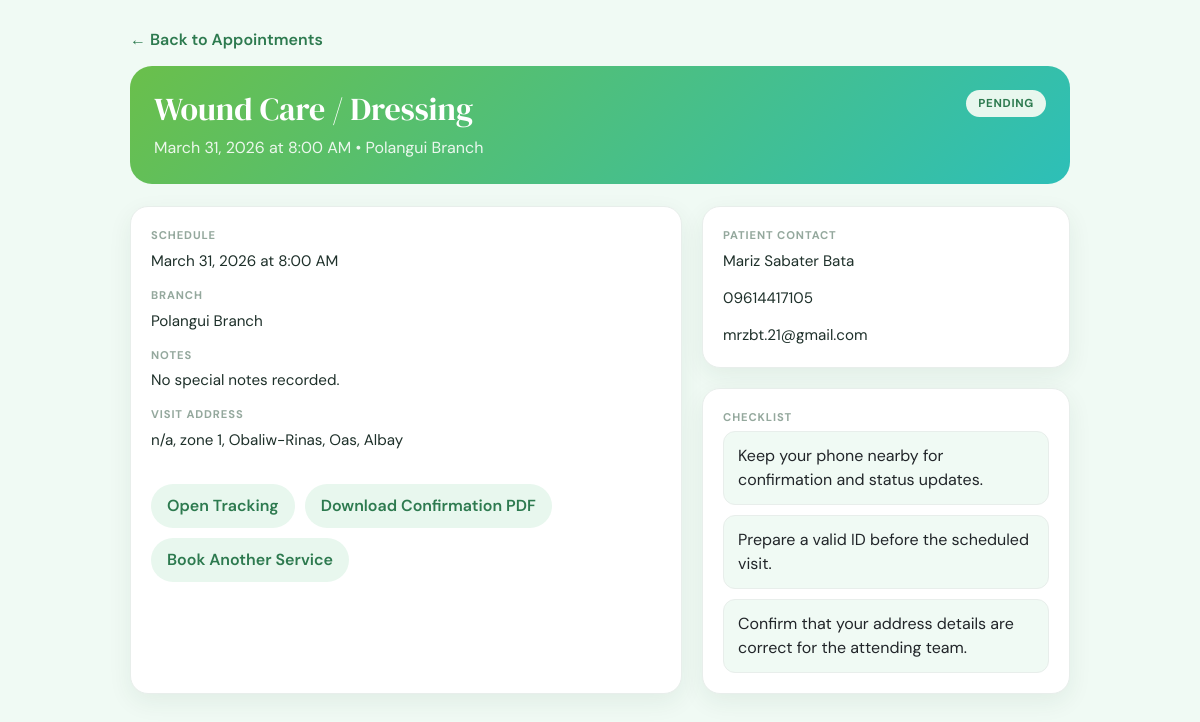
Screenshot of /patient_appointment.php?id=28 (signed in) with the database file from the repository.
### tables this page shows
CREATE TABLE `home_service_appointments` (
  `id` int(11) NOT NULL,
  `user_id` int(11) NOT NULL,
  `appointment_date` date NOT NULL,
  `preferred_time` varchar(20) NOT NULL,
  `service_type` varchar(100) NOT NULL,
  `branch` varchar(100) DEFAULT NULL,
  `notes` text DEFAULT NULL,
  `first_name` varchar(100) NOT NULL,
  `last_name` varchar(100) NOT NULL,
  `middle_name` varchar(100) DEFAULT NULL,
  `dob` date DEFAULT NULL,
  `age` int(10) UNSIGNED DEFAULT NULL,
  `gender` varchar(20) DEFAULT NULL,
  `contact_num` varchar(30) DEFAULT NULL,
  `alt_contact` varchar(30) DEFAULT NULL,
  `email` varchar(100) DEFAULT NULL,
  `address` text DEFAULT NULL,
  `status` varchar(30) DEFAULT 'Pending',
  `appointment_type` varchar(50) DEFAULT 'Home Service',
  `created_at` datetime DEFAULT current_timestamp(),
  `reminder_sent` tinyint(1) DEFAULT 0,
  `fasting_reminder_sent` tinyint(1) DEFAULT 0,
  `confirmation_sent` tinyint(1) DEFAULT 0,
  `lab_result` text DEFAULT NULL,
  `result_notes` varchar(500) DEFAULT NULL,
  `result_date` date DEFAULT NULL
);

### services/patient_portal_service.php (called while the page is built, shortened)
<?php
function hq_normalize_appointment_status(string $status): string
{
    return match (strtolower(trim($status))) {
        'approved' => 'Confirmed',
        'confirmed' => 'Confirmed',
        'completed' => 'Completed',
        'cancelled' => 'Cancelled',
        default => 'Pending',
    };
}
function hq_status_badge_class(string $status): string
{
    return match (hq_normalize_appointment_status($status)) {
        'Confirmed' => 'status-approved',
        'Completed' => 'status-completed',
        'Cancelled' => 'status-cancelled',
        default => 'status-pending',
    };
}
function hq_portal_prep_notes(): array
{
    return [
        'Blood Chemistry Test' => 'Stop eating and drinking except plain water by 10 PM tonight.',
        'Blood Chemistry' => 'Stop eating and drinking except plain water by 10 PM tonight.',
        'Lipid Profile' => '9-12 hours fasting required. Drink only plain water tonight.',
        'Fasting Blood Sugar' => '8 hours fasting required. Drink only plain water before your test.',
        'Ultrasound' => 'Drink 4-6 glasses of water 1 hour before and do not urinate before the test.',
        'Drug Test' => 'Do not urinate 1-2 hours before your appointment. Bring a valid ID.',
    ];
}
function hq_build_appointment_detail(?array $appointment, ?array $reschedule = null): ?array
{
    $service = $appointment['service_type'] ?? 'Appointment';
    $status = hq_normalize_appointment_status($appointment['status'] ?? 'Pending');
    $date = $appointment['appointment_date'] ?? '';
    $time = $appointment['preferred_time'] ?? '—';
    $prep = '';
    $checklist = [
        'Keep your phone nearby for confirmation and status updates.',
        'Prepare a valid ID before the scheduled visit.',
    ];
    if (!empty($appointment['address'])) {
        $checklist[] = 'Confirm that your address details are correct for the attending team.';
    }
    return [
        'id' => (int) ($appointment['id'] ?? 0),
        'reference' => 'HS-' . str_pad((string) ((int) ($appointment['id'] ?? 0)), 6, '0', STR_PAD_LEFT),
        'service' => $service,
        'status' => $status,
        'status_class' => hq_status_badge_class($status),
        'date_label' => $date ? date('F j, Y', strtotime($date)) : 'Date pending',
        'time_label' => $time,
        'appointment_date' => $date,
        'preferred_time' => $time,
        'branch' => $appointment['branch'] ?? 'HealthQuarters',
        'appointment_type' => $appointment['appointment_type'] ?? 'Home Service',
        'notes' => $appointment['notes'] ?? '',
        'address' => $appointment['address'] ?? '',
        'first_name' => $appointment['first_name'] ?? '',
        'last_name' => $appointment['last_name'] ?? '',
        'middle_name' => $appointment['middle_name'] ?? '',
        'dob' => $appointment['dob'] ?? '',
        'age' => $appointment['age'] ?? '',
        'gender' => $appointment['gender'] ?? '',
        'contact' => $appointment['contact_num'] ?? '',
        'alt_contact' => $appointment['alt_contact'] ?? '',
        'email' => $appointment['email'] ?? '',
        'created_at' => $appointment['created_at'] ?? null,
        'reschedule' => $reschedule,
        'prep_note' => $prep,
        'checklist' => $checklist,
    ];
}
function hq_fetch_patient_appointment_detail(PDO $conn, int $userId, int $appointmentId): ?array
{
    $stmt = $conn->prepare("
        SELECT *
        FROM home_service_appointments
        WHERE id = ? AND user_id = ?
        LIMIT 1
    ");
    $stmt->execute([$appointmentId, $userId]);
    $appointment = $stmt->fetch(PDO::FETCH_ASSOC) ?: null;
    $rescheduleStmt = $conn->prepare("
        SELECT *
        FROM reschedule_requests
        WHERE appointment_id = ? AND user_id = ?
        ORDER BY created_at DESC
        LIMIT 1
    ");
    $rescheduleStmt->execute([$appointmentId, $userId]);
    $reschedule = $rescheduleStmt->fetch(PDO::FETCH_ASSOC) ?: null;
    return hq_build_appointment_detail($appointment, $reschedule);
}

### includes/helpers.php (called while the page is built, shortened)
<?php
function hq_patient_name(string $default = 'Patient'): string
{
    return $_SESSION['fullname'] ?? $_SESSION['full_name'] ?? $default;
}

### patient_appointment.php (the view, shortened to what this page needs)
<?php
require_once __DIR__ . '/db.php';
require_once __DIR__ . '/services/patient_portal_service.php';
$userId = (int) ($_SESSION['user_id'] ?? 0);
$appointmentId = (int) ($_GET['id'] ?? 0);
$detail = hq_fetch_patient_appointment_detail($conn, $userId, $appointmentId);
$patientName = hq_patient_name();
?>
<!DOCTYPE html>
<html lang="en">
<head>
  <link href="https://cdn.jsdelivr.net/npm/bootstrap@5.3.2/dist/css/bootstrap.min.css" rel="stylesheet">
</head>
<body>
  <div class="page">
    <a href="profile.php?tab=appointments" class="back-link">← Back to Appointments</a>
    <section class="hero">
      <div style="display:flex;justify-content:space-between;gap:16px;flex-wrap:wrap;align-items:flex-start;">
        <div>
          <h1><?= htmlspecialchars($detail['service']) ?></h1>
          <p><?= htmlspecialchars($detail['date_label']) ?> at <?= htmlspecialchars($detail['time_label']) ?> • <?= htmlspecialchars($detail['branch']) ?></p>
        </div>
        <div class="status"><?= htmlspecialchars($detail['status']) ?></div>
      </div>
    </section>
    <div class="grid">
      <div class="card">
        <div class="label">Schedule</div>
        <div class="value"><?= htmlspecialchars($detail['date_label']) ?> at <?= htmlspecialchars($detail['time_label']) ?></div>
        <div class="label">Branch</div>
        <div class="value"><?= htmlspecialchars($detail['branch']) ?></div>
        <div class="label">Notes</div>
        <div class="value"><?= htmlspecialchars($detail['notes'] !== '' ? $detail['notes'] : 'No special notes recorded.') ?></div>
        <div class="label">Visit Address</div>
        <div class="value"><?= htmlspecialchars($detail['address'] !== '' ? $detail['address'] : 'No address stored.') ?></div>
        <div class="actions">
          <a href="profile.php?tab=appointments" class="btn-soft">Open Tracking</a>
          <a href="download_booking_confirmation.php?id=<?= (int) $detail['id'] ?>" class="btn-soft">Download Confirmation PDF</a>
          <a href="booking.php" class="btn-soft">Book Another Service</a>
        </div>
      </div>
      <div style="display:flex;flex-direction:column;gap:20px;">
        <div class="card">
          <div class="label">Patient Contact</div>
          <div class="value"><?= htmlspecialchars($patientName) ?></div>
          <div class="value"><?= htmlspecialchars($detail['contact'] !== '' ? $detail['contact'] : 'No contact number stored.') ?></div>
          <div class="value" style="margin-bottom:0;"><?= htmlspecialchars($detail['email'] !== '' ? $detail['email'] : 'No email stored.') ?></div>
        </div>
        <div class="card">
          <div class="label">Checklist</div>
          <div class="timeline">
            <?php foreach ($detail['checklist'] as $item): ?>
              <div class="timeline-item"><?= htmlspecialchars($item) ?></div>
            <?php endforeach; ?>
          </div>
        </div>
      </div>
    </div>
  </div>
</body>
</html>

### patient_appointment.php (style rules this page uses)
:root { --gs:#6abf4b; --ge:#2dbfb8; --deep:#1a4d2e; --mid:#2d7a4f; --bright:#3aad6e; --pale:#e8f7ee; --muted:#f0faf4; --g200:#e8eeeb; --g400:#94a89d; --g600:#4a6057; }
body { font-family:'DM Sans',sans-serif; background:var(--muted); color:#1e302a; }
.page { max-width:980px; margin:0 auto; padding:28px 20px 48px; }
.hero { background:linear-gradient(135deg,var(--gs),var(--ge)); color:#fff; border-radius:22px; padding:24px; margin-bottom:22px; }
.hero h1 { font-family:'DM Serif Display',serif; font-size:2rem; margin:0 0 8px; }
.hero p { margin:0; opacity:.88; }
.grid { display:grid; grid-template-columns:1.2fr .8fr; gap:20px; }
.card { background:#fff; border:1px solid var(--g200); border-radius:18px; padding:20px; box-shadow:0 8px 24px rgba(26,77,46,.07); }
.label { font-size:.7rem; text-transform:uppercase; letter-spacing:.08em; color:var(--g400); margin-bottom:6px; font-weight:700; }
.value { font-size:.95rem; color:#1e302a; margin-bottom:14px; }
.status { display:inline-flex; padding:5px 12px; border-radius:50px; font-size:.72rem; font-weight:700; text-transform:uppercase; letter-spacing:.06em; background:var(--pale); color:var(--mid); }
.timeline { display:flex; flex-direction:column; gap:10px; }
.timeline-item { background:var(--muted); border:1px solid var(--g200); border-radius:12px; padding:12px 14px; }
.back-link { display:inline-flex; align-items:center; gap:8px; color:var(--mid); text-decoration:none; font-weight:600; margin-bottom:14px; }
.actions { display:flex; gap:10px; flex-wrap:wrap; margin-top:18px; }
.btn-soft { display:inline-flex; align-items:center; gap:8px; padding:10px 16px; border-radius:999px; text-decoration:none; background:var(--pale); color:var(--mid); font-weight:600; }

### rows the page displays
home_service_appointments: service_type "Wound Care / Dressing", preferred_time "8:00 AM", branch "Polangui Branch", status "PENDING", notes "No special notes recorded.", address "n/a, zone 1, Obaliw-Rinas, Oas, Albay", contact_num "09614417105", email "mrzbt.21@gmail.com"

### other values shown
$detail['date_label'] "March 31, 2026"
$patientName "Mariz Sabater Bata"
$item "Keep your phone nearby for confirmation and status updates."
$item "Prepare a valid ID before the scheduled visit."
$item "Confirm that your address details are correct for the attending team."
